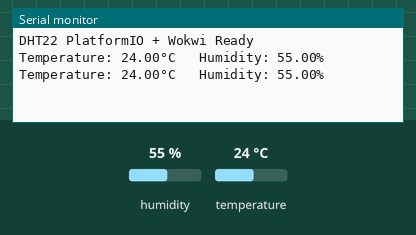
Simulated run of this program. Board: Raspberry Pi Pico. Shown: the last lines printed to the serial monitor. The inputs (shaded band) are chosen by the test bench; at power-on: humidity 55 %, temperature 24 °C.

Above: at 2.8 s.
2.9 s: humidity set to 22 %
At 4.5 s:
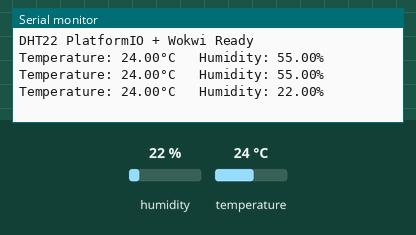
5.6 s: temperature set to 12 °C
At 7.4 s:
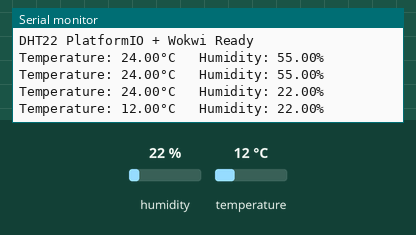
8.3 s: humidity set to 40 %
At 10.8 s:
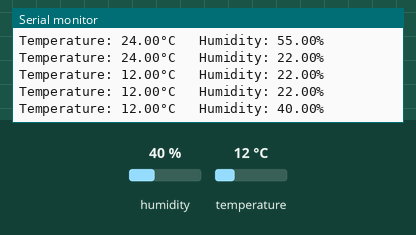
Timing chart, 0 to 12.3 s (numbered marks = the images above; inputs shaded):
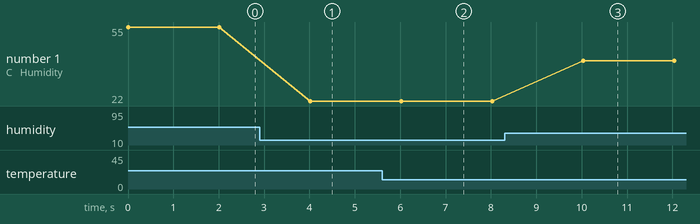

The program:

main.cpp
```cpp
#include <Arduino.h>
#include "DHT.h"

#define DHTPIN 15
#define DHTTYPE DHT22

DHT dht(DHTPIN, DHTTYPE);

void setup() {
  Serial.begin(115200);
  dht.begin();
  Serial.println("DHT22 PlatformIO + Wokwi Ready");
}

void loop() {
  float humidity = dht.readHumidity();
  float temperature = dht.readTemperature();

  if (isnan(humidity) || isnan(temperature)) {
    Serial.println("Sensor read error!");
  } else {
    Serial.println("Temperature: " + String(temperature) + "°C   Humidity: " + String(humidity) + "%");
  }

  delay(2000);
}
```

Measured:
- after the input at 2.9 s, the serial monitor: prints a new line after 1.1 s (image 1)
- after the input at 5.6 s, the serial monitor: prints a new line after 0.42 s (image 2)
- after the input at 8.3 s, the serial monitor: prints a new line after 1.7 s (image 3)
- plotted number 1: 22 → 40 after the input at 8.3 s
